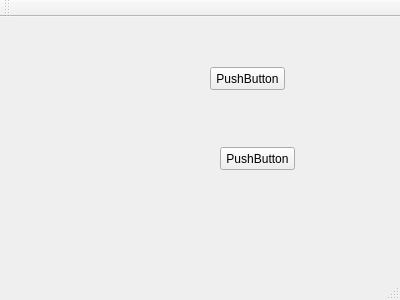
<?xml version="1.0" encoding="UTF-8"?>
<ui version="4.0">
 <class>MainWindow</class>
 <widget class="QMainWindow" name="MainWindow">
  <property name="geometry">
   <rect>
    <x>0</x>
    <y>0</y>
    <width>400</width>
    <height>300</height>
   </rect>
  </property>
  <property name="windowTitle">
   <string>MainWindow</string>
  </property>
  <widget class="QWidget" name="centralWidget">
   <widget class="QPushButton" name="pushButton">
    <property name="geometry">
     <rect>
      <x>210</x>
      <y>50</y>
      <width>75</width>
      <height>23</height>
     </rect>
    </property>
    <property name="text">
     <string>PushButton</string>
    </property>
   </widget>
   <widget class="QPushButton" name="pushButton_2">
    <property name="geometry">
     <rect>
      <x>220</x>
      <y>130</y>
      <width>75</width>
      <height>23</height>
     </rect>
    </property>
    <property name="text">
     <string>PushButton</string>
    </property>
   </widget>
  </widget>
  <widget class="QMenuBar" name="menuBar">
   <property name="geometry">
    <rect>
     <x>0</x>
     <y>0</y>
     <width>400</width>
     <height>23</height>
    </rect>
   </property>
  </widget>
  <widget class="QToolBar" name="mainToolBar">
   <attribute name="toolBarArea">
    <enum>TopToolBarArea</enum>
   </attribute>
   <attribute name="toolBarBreak">
    <bool>false</bool>
   </attribute>
  </widget>
  <widget class="QStatusBar" name="statusBar"/>
 </widget>
 <layoutdefault spacing="6" margin="11"/>
 <resources/>
 <connections/>
</ui>
